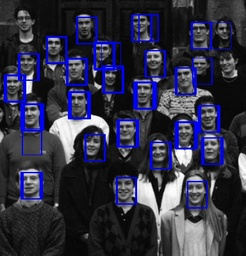
#> input picture HW5/q1/students_result.jpg, 246 x 256 px, shrunk from 384 x 399 before the run, given in place of students.jpg, which was not available
$ python matchFaces.py
#> lines starting #> are read from the running program, lines starting #| are printed output that depends on the picture; after the words box and inside, x2 and y2 are one past the last pixel; in counts of white or black regions, pixels touching at a corner belong together; pictures that were not available may be replaced by others from this repository, and a replacement may not be noted
# Raneem Ibraheem, 212920896
# Selan Abu Saleh, 212111439

# Please replace the above comments with your names and ID numbers in the same format.

import cv2
import numpy as np
import matplotlib.pyplot as plt
from numpy.fft import fft2, ifft2, fftshift, ifftshift

import warnings
warnings.filterwarnings("ignore")

def scale_down(image, resize_ratio):
	# Your code goes here
	# convert the image to frequency domain
	freq_image = fftshift(fft2(image))
    # calculate cropping indices
	rows, cols = freq_image.shape
	crop_start_row = int((1 - resize_ratio) * rows // 2)
	crop_start_col = int((1 - resize_ratio) * cols // 2)
	crop_end_row = crop_start_row + int(rows * resize_ratio)
	crop_end_col = crop_start_col + int(cols * resize_ratio)
    # crop and scale the frequency coefficients
	cropped_freq = freq_image[crop_start_row:crop_end_row, crop_start_col:crop_end_col] * (resize_ratio ** 2)

    # transform back to the spatial domain
	return np.abs(ifft2(ifftshift(cropped_freq)))

def scale_up(image, resize_ratio):
	# Your code goes here
	# convert the image to frequency domain
	freq_image = fftshift(fft2(image))
    # calculate dimensions for padding
	rows, cols = freq_image.shape
	pad_rows = int((resize_ratio - 1) * rows // 2)
	pad_cols = int((resize_ratio - 1) * cols // 2)
    # create a zero-padded frequency array
	padded_freq = np.zeros((rows + 2 * pad_rows, cols + 2 * pad_cols), dtype=complex)
	padded_freq[pad_rows:pad_rows + rows, pad_cols:pad_cols + cols] = freq_image * (resize_ratio ** 2)
    # Transform back to the spatial domain
	return np.abs(ifft2(ifftshift(padded_freq)))

def ncc_2d(image, pattern):
	# Your code goes here
	# get the image and pattern dimensions
    img_height, img_width = image.shape
    pat_height, pat_width = pattern.shape
    # calculate output dimensions for the NCC result
    output_height = img_height - pat_height + 1
    output_width = img_width - pat_width + 1
    # initialize the NCC result array
    ncc_result = np.zeros((output_height, output_width))
    # precompute the mean and normalized pattern
    pattern_mean = np.mean(pattern)
    normalized_pattern = pattern - pattern_mean
    pattern_norm = np.sqrt(np.sum(normalized_pattern ** 2))
    # compute NCC for each window in the image
    for i in range(output_height):
        for j in range(output_width):
            # extract the current window from the image
            window = image[i:i + pat_height, j:j + pat_width]
            # compute mean and normalized window
            window_mean = np.mean(window)
            normalized_window = window - window_mean
            window_norm = np.sqrt(np.sum(normalized_window ** 2))
            # calculate the NCC value
            ncc_result[i, j] = np.sum(normalized_window * normalized_pattern) / (window_norm * pattern_norm)

    return ncc_result

# a function to threshold the NCC values
def Thresholding(NCC, threshold):
	exceeding = NCC > threshold
	indices = np.argwhere(exceeding)
	return indices

def display(image, pattern):

	plt.subplot(2, 3, 1)
	plt.title('Image')
	plt.imshow(image, cmap='gray')

	plt.subplot(2, 3, 3)
	plt.title('Pattern')
	plt.imshow(pattern, cmap='gray', aspect='equal')

	ncc = ncc_2d(image, pattern)

	plt.subplot(2, 3, 5)
	plt.title('Normalized Cross-Correlation Heatmap')
	plt.imshow(ncc ** 2, cmap='coolwarm', vmin=0, vmax=1, aspect='auto')

	cbar = plt.colorbar()
	cbar.set_label('NCC Values')

	plt.show()

def draw_matches(image, matches, pattern_size):
	image = cv2.cvtColor(image, cv2.COLOR_BGR2RGB)
	for point in matches:
		y, x = point
		top_left = (int(x - pattern_size[1]/2), int(y - pattern_size[0]/2))
		bottom_right = (int(x + pattern_size[1]/2), int(y + pattern_size[0]/2))
		cv2.rectangle(image, top_left, bottom_right, (255, 0, 0), 1)

	plt.imshow(image, cmap='gray')
	plt.show()

	cv2.imwrite(f"{CURR_IMAGE}_result.jpg", image)


CURR_IMAGE = "students"

image = cv2.imread(f'{CURR_IMAGE}.jpg')
#> image is the input picture: shape (256, 246, 3); mean B, G, R 69.6, 49.9, 49.8
image = cv2.cvtColor(image, cv2.COLOR_BGR2GRAY)
#> image: shape (256, 246)

pattern = cv2.imread('template.jpg')
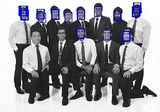
#> input picture HW5/q1/thecrew_result.jpg, 160 x 112 px, shrunk from 250 x 175 before the run, given in place of template.jpg, which was not available
#> pattern is the input picture: shape (112, 160, 3); mean B, G, R 155.4, 149.9, 149.9
pattern = cv2.cvtColor(pattern, cv2.COLOR_BGR2GRAY)
#> pattern: shape (112, 160)

############# DEMO #############
display(image, pattern)
#> in ncc_2d, `pattern_mean = np.mean(pattern)`: pattern_mean = 150.5
#> in ncc_2d, `pattern_norm = np.sqrt(np.sum(normalized_pattern ** 2))`: pattern_norm = 12463.7


############# Students #############

image_scaled = scale_up(image, 1.45)
image_scaled = image_scaled - cv2.GaussianBlur(image_scaled, (15, 15), 7) + 128
pattern_scaled =  scale_down(pattern, 0.8)
pattern_scaled = pattern_scaled - cv2.GaussianBlur(pattern_scaled, (19, 19), 5) + 128
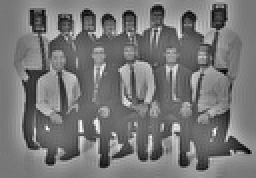
#> pattern_scaled: shape (89, 128) float64 (shown 2 times larger); min -63.72, max 344.9, mean 128.3; drawn with min black and max white

display(image_scaled, pattern_scaled)
#> in ncc_2d (call 2), `pattern_mean = np.mean(pattern)`: pattern_mean = 128.3
#> in ncc_2d (call 2), `pattern_norm = np.sqrt(np.sum(normalized_pattern ** 2))`: pattern_norm = 5997.6
#> after the loop in ncc_2d (call 2), `for i in range(output_height):`:
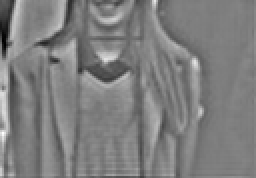
#> window: shape (89, 128) float64 (shown 2 times larger); min -17.81, max 275.3, mean 127.9; drawn with min black and max white
#> in display (call 2), `plt.show()`:
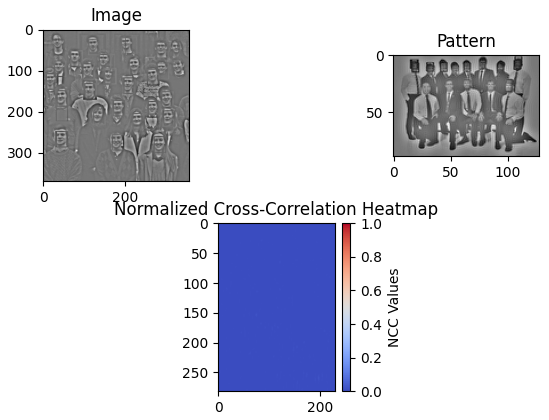
#> figure drawn by matplotlib, 4 panels

ncc = ncc_2d(image_scaled, pattern_scaled)
real_matches = 	Thresholding(ncc, 0.48) * (1 / 1.45)
#> in Thresholding, `exceeding = NCC > threshold`: exceeding: shape (282, 229) bool; every value is 0
#> in Thresholding, `indices = np.argwhere(exceeding)`: indices = empty array
#> real_matches = empty array

######### DONT CHANGE THE NEXT TWO LINES #########
real_matches[:,0] += pattern_scaled.shape[0] // 2			# if pattern was not scaled, replace this with "pattern"
real_matches[:,1] += pattern_scaled.shape[1] // 2			# if pattern was not scaled, replace this with "pattern"

# If you chose to scale the original image, make sure to scale back the matches in the inverse resize ratio.

draw_matches(image, real_matches, pattern_scaled.shape)	# if pattern was not scaled, replace this with "pattern"


CURR_IMAGE = "thecrew"
image = cv2.imread(f'{CURR_IMAGE}.jpg')
image = cv2.cvtColor(image, cv2.COLOR_BGR2GRAY)

############# Crew #############

image_scaled = scale_up(image, 1.35)
#> image_scaled: shape (150, 216) float64
pattern_scaled =  scale_down(pattern, 0.3)

display(image_scaled, pattern_scaled)
#> in ncc_2d (call 4), `pattern_mean = np.mean(pattern)`: pattern_mean = 153.4
#> in ncc_2d (call 4), `pattern_norm = np.sqrt(np.sum(normalized_pattern ** 2))`: pattern_norm = 3568.7
#> after the loop in ncc_2d (call 4), `for i in range(output_height):`:
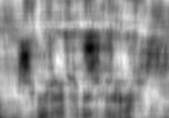
#> ncc_result: shape (118, 169) float64; min -0.484, max 0.455, mean 0.0449; drawn with min black and max white

ncc = ncc_2d(image_scaled, pattern_scaled)
real_matches = Thresholding(ncc, 0.45) * (1 / 1.35)
#> call 2 of Thresholding, with threshold = 0.45
#> in Thresholding (call 2), `exceeding = NCC > threshold`:
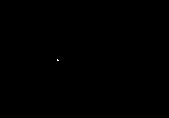
#> exceeding: shape (118, 169) bool; 0.02% white in thin lines or dots, all inside (x1, y1, x2, y2) = (57, 59, 59, 61)
#> in Thresholding (call 2), `indices = np.argwhere(exceeding)`: indices = [[59, 57], [60, 57], [60, 58]]
#> real_matches = [[43.7, 42.22], [44.44, 42.22], [44.44, 42.96]]

######### DONT CHANGE THE NEXT TWO LINES #########
real_matches[:,0] += pattern_scaled.shape[0] // 2			# if pattern was not scaled, replace this with "pattern"
real_matches[:,1] += pattern_scaled.shape[1] // 2			# if pattern was not scaled, replace this with "pattern"

# If you chose to scale the original image, make sure to scale back the matches in the inverse resize ratio.

draw_matches(image, real_matches, pattern_scaled.shape)	# if pattern was not scaled, replace this with "pattern"
#> call 2 of draw_matches, with matches = array of shape (3, 2), pattern_size = (33, 48)
#> the loop in draw_matches (call 2), `for point in matches:` made 3 passes
#> (y, x) on passes 1 to 3: (59.7, 66.22), (60.44, 66.22), (60.44, 66.96)
#> after the loop in draw_matches (call 2), `for point in matches:`:
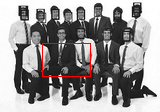
#> image: shape (112, 160, 3); mean R, G, B 151.8, 149.5, 149.5
